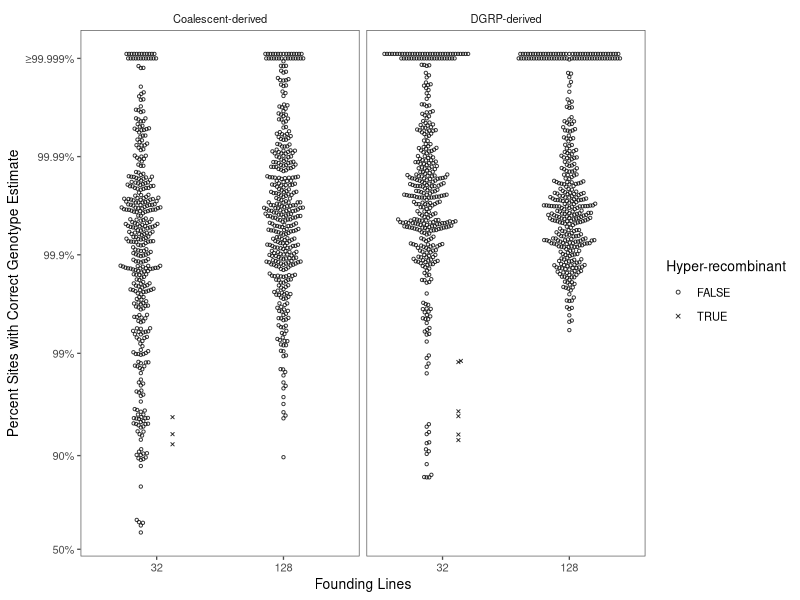
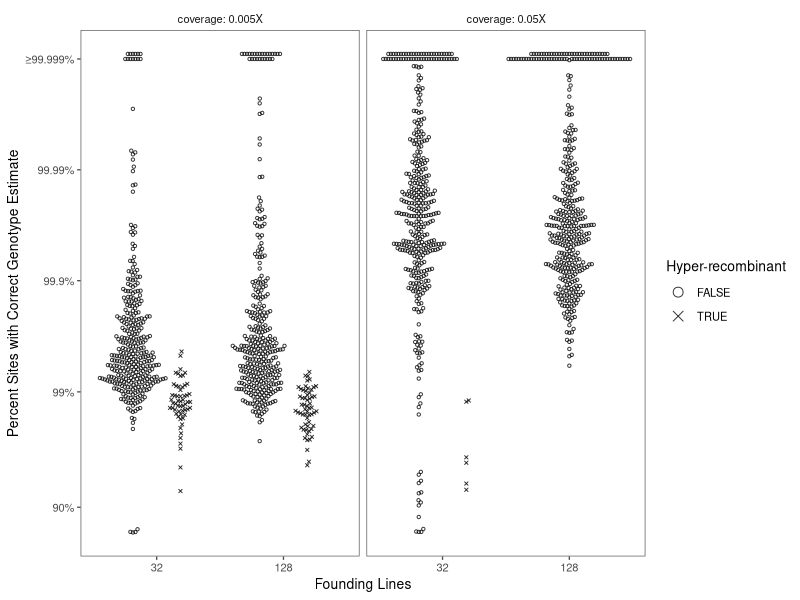
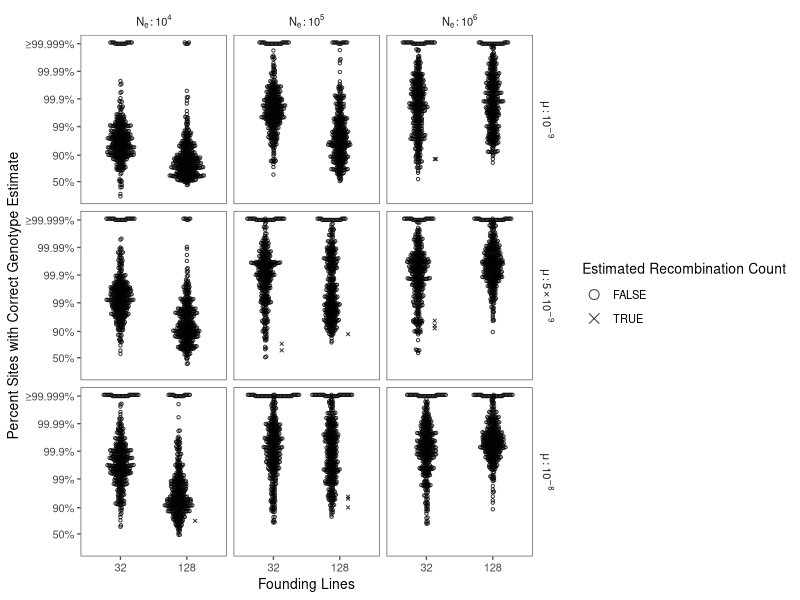

Write R code to recreate these figures, in order. (Note: this script raises an error after producing the figures.)
#!/usr/bin/env Rscript

library(data.table)
library(ggplot2)
library(ggbeeswarm)
library(ggthemes)
library(foreach)


loadData <- function() {
    # Load in data
    accuracy.DT <- fread('reconstruction_accuracy.tab', header=TRUE)
    recombination.DT <- fread('reconstruction_recombination_estimates.tab', header=TRUE)
    setnames(recombination.DT, "ind", "individual_iteration")
    # Exclude sex chromosomes, which do not have diploid genotype for all individuals
    recombination.DT <- recombination.DT[! chromosome %in% c("X","chr5")]
    accuracy.DT <- accuracy.DT[! chromosome %in% c("X","chr5")]

    # cast from long to wide, combining both haplotype recombination measurements into a single row
    recombination.wide.DT <- dcast(recombination.DT, individual_iteration+chromosome+population+coverage+nFounders+Ne+mu+population_iteration~haplotype, value.var=c("nRecombEst","nRecombTrue"))

    setkey(accuracy.DT, population, chromosome, individual_iteration, population_iteration, nFounders, coverage, Ne, mu)
    setkey(recombination.wide.DT, population, chromosome, individual_iteration, population_iteration, nFounders, coverage, Ne, mu)

    dat.merge <- merge(accuracy.DT, recombination.wide.DT)
    dat.merge[, recombination_Actual := (nRecombTrue_1 + nRecombTrue_2) ]
    dat.merge[, recombination_Estimate := (nRecombEst_1 + nRecombEst_2) ]
    dat.merge[, recombination_Estimate_delta := recombination_Estimate - recombination_Actual]
    dat.merge[, gid := .GRP, by=list(population, nFounders, coverage, Ne, mu)]
    dat.merge[population=="dgrp", "Hyper-recombinant" := ifelse(recombination_Estimate > 8, TRUE, FALSE)]
    dat.merge[population=="scrm", "Hyper-recombinant" := ifelse(recombination_Estimate > 9, TRUE, FALSE)]
    #dat.merge[recombination_Estimate > 10, "Recombinations" := "\u226511"]
    #dat.merge[recombination_Estimate <= 10, "Recombinations" := "\u226410"]
    dat.merge[, nFounders := factor(nFounders, levels=c(32, 128))]
    dat.merge[, coverage := factor(coverage, levels=c("0.005X","0.05X"))]

    return(dat.merge)
}
dat.merge <- loadData()


plot_subset.beeswarm <- function() {

    # manually jitter
    dat.jittered <- copy(dat.merge[ (population=="dgrp" & coverage=="0.05X") | (Ne==1e6 & mu==5e-9)])
    dat.jittered[percentMatches > 0.99999, percentMatches := sample(c(0.99999,0.999991), size=.N, replace=T)]

    dat.jittered[Ne==1e+04, Ne_label := "N[e]: 10^4"]
    dat.jittered[Ne==1e+05, Ne_label := "N[e]: 10^5"]
    dat.jittered[Ne==1e+06, Ne_label := "N[e]: 10^6"]
    dat.jittered[mu==1e-09, mu_label := "mu: 10^-9"]
    dat.jittered[mu==5e-09, mu_label := "mu: 5 %*% 10^-9"]
    dat.jittered[mu==1e-08, mu_label := "mu: 10^-8"]
    dat.jittered[, Ne_label := factor(Ne_label, levels=c("N[e]: 10^4","N[e]: 10^5","N[e]: 10^6"))]
    dat.jittered[, mu_label := factor(mu_label, levels=c("mu: 10^-9","mu: 5 %*% 10^-9","mu: 10^-8"))]
    dat.jittered[population=="dgrp", population_label := "DGRP-derived"]
    dat.jittered[population=="scrm", population_label := "Coalescent-derived"]



    ggplot(data=dat.jittered, mapping=aes(x=nFounders, y=percentMatches, shape=`Hyper-recombinant`)) +
    geom_beeswarm(data=dat.jittered, size=0.8, alpha=0.8, dodge.width=0.5) +
    scale_alpha_manual(values=c(0.5,1)) +
    scale_shape_manual(values=c(21,4)) +
    facet_grid(.~population_label) +
    theme_few(10) +
    scale_y_continuous(trans="logit", breaks=c(0.5, 0.90, 0.99, 0.999, 0.9999, 0.99999), labels=c("50%", "90%", "99%", "99.9%", "99.99%", "\u226599.999%")) +
    labs(x="Founding Lines", y="Percent Sites with Correct Genotype Estimate") +
        guides(shape = guide_legend(override.aes = list(size = 1)))
}

g <- plot_subset.beeswarm()

ggsave(g, file="Figure_04_reconstruction_accuracy.png", width=16, height=12, units="cm")















####

plot_dgrp.Recomb.beeswarm <- function() {
    dat.jittered <- copy(dat.merge[population=="dgrp"])

    dat.jittered[percentMatches > 0.99999, percentMatches := sample(c(0.99999,0.999991), size=.N, replace=T)]

    ggplot(data=dat.jittered, mapping=aes(x=nFounders, shape=`Hyper-recombinant`, y=percentMatches)) +
    geom_beeswarm(data=dat.jittered, size=0.8, alpha=0.8, dodge.width=0.75) +
    scale_shape_manual(values=c(21,4)) +
    facet_grid(~coverage, labeller="label_both") +
    theme_few(10) +
    scale_y_continuous(trans="logit", breaks=c(0.90, 0.99, 0.999, 0.9999, 0.99999), labels=c("90%", "99%", "99.9%", "99.99%", "\u226599.999%")) +
    labs(x="Founding Lines", y="Percent Sites with Correct Genotype Estimate", color="Estimated Recombination Count", shape="Hyper-recombinant") +
    guides(shape = guide_legend(override.aes = list(size = 3)))

}
#   plot_dgrp.Recomb.beeswarm()

plot_scrm.Recomb.beeswarm <- function() {
    dat.jittered <- copy(dat.merge[population=="scrm"])

    dat.jittered[percentMatches > 0.99999, percentMatches := sample(c(0.99999,0.999991), size=.N, replace=T)]


    dat.jittered[Ne==1e+04, Ne_label := "N[e]: 10^4"]
    dat.jittered[Ne==1e+05, Ne_label := "N[e]: 10^5"]
    dat.jittered[Ne==1e+06, Ne_label := "N[e]: 10^6"]
    dat.jittered[mu==1e-09, mu_label := "mu: 10^-9"]
    dat.jittered[mu==5e-09, mu_label := "mu: 5 %*% 10^-9"]
    dat.jittered[mu==1e-08, mu_label := "mu: 10^-8"]
    dat.jittered[, Ne_label := factor(Ne_label, levels=c("N[e]: 10^4","N[e]: 10^5","N[e]: 10^6"))]
    dat.jittered[, mu_label := factor(mu_label, levels=c("mu: 10^-9","mu: 5 %*% 10^-9","mu: 10^-8"))]


    ggplot(data=dat.jittered, mapping=aes(x=nFounders, shape=`Hyper-recombinant`, y=percentMatches)) +
    geom_beeswarm(data=dat.jittered, size=0.8, alpha=0.8, dodge.width=0.5) +
    scale_shape_manual(values=c(21,4)) +
    scale_alpha_manual(values=c(0.5,1)) +
    facet_grid(mu_label~Ne_label, labeller="label_parsed") +
    theme_few(10) +
    scale_y_continuous(trans="logit", breaks=c(0.5, 0.90, 0.99, 0.999, 0.9999, 0.99999), labels=c("50%", "90%", "99%", "99.9%", "99.99%", "\u226599.999%")) +
    labs(x="Founding Lines", y="Percent Sites with Correct Genotype Estimate", color="Estimated Recombination Count", shape="Estimated Recombination Count") +
    guides(shape = guide_legend(override.aes = list(size = 3)))
}

#   plot_scrm.Recomb.beeswarm()




dgrp_accuracy.g <- plot_dgrp.Recomb.beeswarm()
ggsave(dgrp_accuracy.g, file="Figure_S09_dgrp_imputation_accuracy.png", height=12, width=16, units="cm")

scrm_accuracy.g <- plot_scrm.Recomb.beeswarm()
ggsave(scrm_accuracy.g, file="Figure_S08_scrm_imputation_accuracy.png", height=16, width=20, units="cm")




####









get_dgrp.all <- function() {
    # Accuracy when recombination count estimate is off?
    dat.dgrp.all <- foreach("q"=seq(0.01,1,0.0025), .combine="rbind") %do% {
        dat.merge[population=="dgrp", list("quantile"=q, "accuracy"=quantile(percentMatches, q)), by=list(nFounders, coverage)]
    }
    return(dat.dgrp.all)
}


get_dgrp.CI95 <- function() {
    dgrp.CI95 <- dcast(dat.dgrp.all[quantile %in% c(0.025, 0.25, 0.5, 0.75, 0.975)], nFounders+coverage~quantile, value.var="accuracy")
    setnames(dgrp.CI95, c("0.025", "0.25", "0.5", "0.75", "0.975"), c("q0.025", "q0.25", "q0.5", "q0.75", "q0.975"))
    return(dgrp.CI95)
}

plot_dgrp.all <- function() {
    ggplot(data=dat.dgrp.all, mapping=aes(x=quantile, color=nFounders, shape=nFounders)) +
    scale_color_manual(values=c("blue","red")) +
    scale_shape_manual(values=c(1,3)) +
    geom_boxplot(data=dgrp.CI95, mapping=aes(width=0.2, x=0.014, ymin=q0.025, lower=q0.25, middle=q0.5, upper=q0.75, ymax=q0.975), stat="identity", show.legend=F) +
    geom_point(alpha=0.4, aes(y=accuracy)) +
    scale_x_log10(breaks=c(0.01, 0.1, 0.5, 1), labels=c("0.01", "0.1", "0.5", "1")) +
    scale_y_continuous(trans="logit", breaks=c(0.86, 0.88, 0.90, 0.92, 0.94, 0.96, 0.98, 1), labels=c("86%","88%","90%","92%","94%","96%","98%","100%")) +
    facet_grid(.~coverage, labeller="label_both") +
    theme_few(18) +
    labs(x="Quantile", y="Imputation Accuracy", title="Accuracy for simulated DGRP imputations", color="Founding Lines", shape="Founding Lines") +
    geom_vline(xintercept=0.01, linetype="dashed", alpha=0.1) +
    geom_vline(xintercept=0.1, linetype="dashed", alpha=0.1) +
    geom_vline(xintercept=0.2, linetype="dashed", alpha=0.1) +
    geom_vline(xintercept=0.3, linetype="dashed", alpha=0.1) +
    geom_vline(xintercept=0.4, linetype="dashed", alpha=0.1) +
    geom_vline(xintercept=0.5, linetype="dashed", alpha=0.3) +
    geom_vline(xintercept=0.6, linetype="dashed", alpha=0.1) +
    geom_vline(xintercept=0.7, linetype="dashed", alpha=0.1) +
    geom_vline(xintercept=0.8, linetype="dashed", alpha=0.1) +
    geom_vline(xintercept=0.9, linetype="dashed", alpha=0.1) +
    geom_vline(xintercept=1, linetype="dashed", alpha=0.1) +
    theme(legend.direction = "horizontal") +
    theme(legend.position = "bottom")
}

plot_dgrp.beeswarm <- function() {
    dat.jittered <- copy(dat.merge[population=="dgrp"])

    dat.jittered[percentMatches > 0.99999, percentMatches := sample(c(0.99999,0.999991), size=.N, replace=T)]

    ggplot(data=dat.jittered, mapping=aes(x=nFounders, color=nFounders, y=percentMatches)) +
    geom_beeswarm(size=0.5) +
    facet_grid(~coverage) +
    theme_few(18) +
    scale_y_continuous(trans="logit", breaks=c(0.90, 0.99, 0.999, 0.9999, 0.99999), labels=c("90%", "99%", "99.9%", "99.99%", "99.999% +"))
}




plot_dgrp_quantiles <- function () {
    dgrp.byRecomb.CI95 <- dcast(dat.dgrp.byRecombEst[quantile %in% c(0.025, 0.25, 0.5, 0.75, 0.975)], nFounders+coverage+Recombinations~quantile, value.var="accuracy")
    setnames(dgrp.byRecomb.CI95, c("0.025", "0.25", "0.5", "0.75", "0.975"), c("q0.025", "q0.25", "q0.5", "q0.75", "q0.975"))

    g.dgrp.byRecomb <- ggplot(data=dat.dgrp.byRecombEst, mapping=aes(x=quantile, color=nFounders, shape=nFounders)) +
    scale_color_manual(values=c("blue","red")) +
    scale_shape_manual(values=c(1,3)) +
    geom_boxplot(data=dgrp.byRecomb.CI95, mapping=aes(width=0.2, x=0.014, ymin=q0.025, lower=q0.25, middle=q0.5, upper=q0.75, ymax=q0.975), stat="identity", show.legend=F) +
    geom_point(alpha=0.4, aes(y=accuracy)) +
    scale_x_log10(breaks=c(0.01, 0.1, 0.5, 1), labels=c("0.01", "0.1", "0.5", "1")) +
    scale_y_log10(breaks=c(0.86, 0.88, 0.90, 0.92, 0.94, 0.96, 0.98, 1), labels=c("86%","88%","90%","92%","94%","96%","98%","100%")) +
    facet_grid(Recombinations~coverage, labeller="label_both") +
    theme_few(18) +
    labs(x="Quantile", y="Imputation Accuracy", title="Accuracy for simulated DGRP imputations\nby Estimated Recombination Counts", color="Founding Lines", shape="Founding Lines") +
    geom_vline(xintercept=0.01, linetype="dashed", alpha=0.1) +
    geom_vline(xintercept=0.1, linetype="dashed", alpha=0.1) +
    geom_vline(xintercept=0.2, linetype="dashed", alpha=0.1) +
    geom_vline(xintercept=0.3, linetype="dashed", alpha=0.1) +
    geom_vline(xintercept=0.4, linetype="dashed", alpha=0.1) +
    geom_vline(xintercept=0.5, linetype="dashed", alpha=0.3) +
    geom_vline(xintercept=0.6, linetype="dashed", alpha=0.1) +
    geom_vline(xintercept=0.7, linetype="dashed", alpha=0.1) +
    geom_vline(xintercept=0.8, linetype="dashed", alpha=0.1) +
    geom_vline(xintercept=0.9, linetype="dashed", alpha=0.1) +
    geom_vline(xintercept=1, linetype="dashed", alpha=0.1) +
    theme(legend.direction = "horizontal") +
    theme(legend.position = "bottom")
}

plot_scrm.quantiles <- function() {
    dat.scrm.q <- foreach("q"=seq(0.01,1,0.001), .combine="rbind") %do% {
        dat.merge[population=="scrm", list("quantile"=q, "accuracy"=quantile(percentMatches, q)), by=list(nFounders, Ne, mu)]
    }

    dat.scrm.q[Ne==1e+04, Ne_label := "N[e]: 10^4"]
    dat.scrm.q[Ne==1e+05, Ne_label := "N[e]: 10^5"]
    dat.scrm.q[Ne==1e+06, Ne_label := "N[e]: 10^6"]
    dat.scrm.q[mu==1e-09, mu_label := "mu: 10^-9"]
    dat.scrm.q[mu==5e-09, mu_label := "mu: 5 %*% 10^-9"]
    dat.scrm.q[mu==1e-08, mu_label := "mu: 10^-8"]

    dat.scrm.q[, Ne_label := factor(Ne_label, levels=c("N[e]: 10^4","N[e]: 10^5","N[e]: 10^6"))]
    dat.scrm.q[, mu_label := factor(mu_label, levels=c("mu: 10^-9","mu: 5 %*% 10^-9","mu: 10^-8"))]

    ggplot(data=dat.scrm.q, mapping=aes(x=quantile, y=accuracy, shape=factor(nFounders), color=factor(nFounders))) +
    scale_color_manual(values=c("blue","red")) +
    scale_shape_manual(values=c(1,3)) +
    geom_point(alpha=0.4) +
    scale_x_log10(breaks=c(0.01, 0.1, 0.5, 1), labels=c("0.01", "0.1", "0.5", "1")) +
    facet_grid(Ne_label~mu_label, labeller="label_parsed", scales="free") +
    theme_few(18) +
    labs(x="Quantile", y="Percent sites imputed correctly", title="Accuracy for seemingly highly recombinant imputations", shape="Founders", color="Founders") +
    geom_vline(xintercept=0.01, linetype="dashed", alpha=0.1) +
    geom_vline(xintercept=0.1, linetype="dashed", alpha=0.1) +
    geom_vline(xintercept=0.2, linetype="dashed", alpha=0.1) +
    geom_vline(xintercept=0.3, linetype="dashed", alpha=0.1) +
    geom_vline(xintercept=0.4, linetype="dashed", alpha=0.1) +
    geom_vline(xintercept=0.5, linetype="dashed", alpha=0.3) +
    geom_vline(xintercept=0.6, linetype="dashed", alpha=0.1) +
    geom_vline(xintercept=0.7, linetype="dashed", alpha=0.1) +
    geom_vline(xintercept=0.8, linetype="dashed", alpha=0.1) +
    geom_vline(xintercept=0.9, linetype="dashed", alpha=0.1) +
    geom_vline(xintercept=1, linetype="dashed", alpha=0.1) +
    theme(legend.direction = "horizontal") +
    theme(legend.position = c(0.85, -0.09))
}


# Accuracy by recombination count group
acc_by_recomb <- dat.merge[, list("min"=min(percentMatches), "max"=max(percentMatches), "median"=median(percentMatches), "mean"=mean(percentMatches), "percentAbove99"=sum(percentMatches >= 0.99)/.N, "percentAbove99.9"=sum(percentMatches >= 0.999)/.N, "sd"=sd(percentMatches), "N"=.N, "two_SE"=2*sd(percentMatches)/sqrt(.N)), by=list(coverage, Ne, mu, Recombinations, population, nFounders)]

# Accuracy overall, irrespective of recombination counts
acc_disregarding_recomb <- dat.merge[, list("min"=min(percentMatches), "max"=max(percentMatches), "median"=median(percentMatches), "mean"=mean(percentMatches), "percentAbove99"=sum(percentMatches >= 0.99)/.N, "percentAbove99.9"=sum(percentMatches >= 0.999)/.N, "sd"=sd(percentMatches), "N"=.N, "two_SE"=2*sd(percentMatches)/sqrt(.N)), by=list(coverage, Ne, mu, population, nFounders)]
